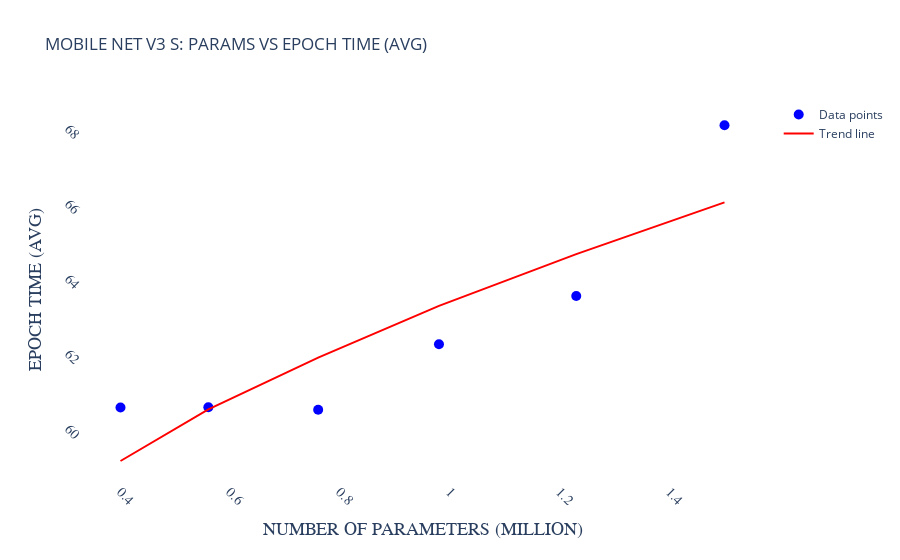

Notebook source saved alongside this figure:
### Code cell
plot_chart(mob_params, mob_epoch, 'MOBILE NET V3 S: PARAMS VS EPOCH TIME (AVG)', 'PARAMS', 'AVG EPOCH TIME', 'NUMBER OF PARAMETERS (MILLION)', 'EPOCH TIME (AVG)', yneworder=new_order)

### Figure 1 — Plotly figure (JSON) as saved in the notebook; plotly's stock layout.template omitted (floating-point values rounded to 4 significant figures)
{"data": [{"hoverinfo": "text", "marker": {"color": "blue", "size": 10}, "mode": "markers", "name": "Data points", "text": ["PARAMS: 0.4<br>AVG EPOCH TIME: 60.79", "PARAMS: 0.56<br>AVG EPOCH TIME: 60.8", "PARAMS: 0.76<br>AVG EPOCH TIME: 60.734002", "PARAMS: 0.98<br>AVG EPOCH TIME: 62.477608", "PARAMS: 1.23<br>AVG EPOCH TIME: 63.762096", "PARAMS: 1.5<br>AVG EPOCH TIME: 68.3157"], "type": "scatter", "x": [0.4, 0.56, 0.76, 0.98, 1.23, 1.5], "y": [60.79, 60.8, 60.73, 62.48, 63.76, 68.32]}, {"line": {"color": "red", "width": 2}, "mode": "lines", "name": "Trend line", "type": "scatter", "x": [0.4, 0.56, 0.76, 0.98, 1.23, 1.5], "y": [59.37, 60.75, 62.12, 63.5, 64.88, 66.26]}], "layout": {"plot_bgcolor": "white", "title": {"text": "MOBILE NET V3 S: PARAMS VS EPOCH TIME (AVG)"}, "xaxis": {"autorange": true, "tickangle": 45, "tickfont": {"family": "Arial, bold", "size": 14}, "title": {"font": {"family": "Arial, bold", "size": 18}, "text": "NUMBER OF PARAMETERS (MILLION)"}}, "yaxis": {"autorange": true, "tickangle": 45, "tickfont": {"family": "Arial, bold", "size": 14}, "title": {"font": {"family": "Arial, bold", "size": 18}, "text": "EPOCH TIME (AVG)"}}}}
